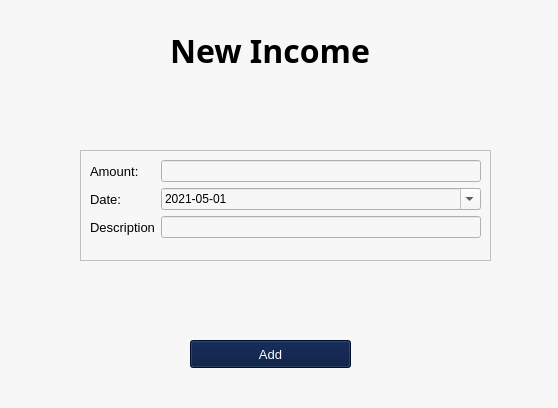
<?xml version="1.0" encoding="UTF-8"?>
<ui version="4.0">
 <class>newface</class>
 <widget class="QMainWindow" name="newface">
  <property name="geometry">
   <rect>
    <x>0</x>
    <y>0</y>
    <width>558</width>
    <height>408</height>
   </rect>
  </property>
  <property name="windowTitle">
   <string>New Screen</string>
  </property>
  <property name="styleSheet">
   <string notr="true">background-color: rgb(247, 247, 247);</string>
  </property>
  <widget class="QWidget" name="centralwidget">
   <widget class="QLabel" name="label">
    <property name="geometry">
     <rect>
      <x>170</x>
      <y>20</y>
      <width>251</width>
      <height>61</height>
     </rect>
    </property>
    <property name="font">
     <font>
      <family>Source Sans Pro</family>
      <pointsize>24</pointsize>
      <weight>75</weight>
      <bold>true</bold>
     </font>
    </property>
    <property name="styleSheet">
     <string notr="true"/>
    </property>
    <property name="text">
     <string>New Income</string>
    </property>
   </widget>
   <widget class="QPushButton" name="btn_add">
    <property name="geometry">
     <rect>
      <x>190</x>
      <y>340</y>
      <width>161</width>
      <height>28</height>
     </rect>
    </property>
    <property name="font">
     <font>
      <pointsize>10</pointsize>
     </font>
    </property>
    <property name="styleSheet">
     <string notr="true">background-color: rgb(0, 20, 61);
color: rgb(253, 253, 253);

</string>
    </property>
    <property name="text">
     <string>Add</string>
    </property>
   </widget>
   <widget class="QFrame" name="frame">
    <property name="geometry">
     <rect>
      <x>80</x>
      <y>150</y>
      <width>411</width>
      <height>111</height>
     </rect>
    </property>
    <property name="frameShape">
     <enum>QFrame::StyledPanel</enum>
    </property>
    <property name="frameShadow">
     <enum>QFrame::Raised</enum>
    </property>
    <layout class="QFormLayout" name="formLayout">
     <item row="0" column="0">
      <widget class="QLabel" name="label_2">
       <property name="font">
        <font>
         <pointsize>10</pointsize>
        </font>
       </property>
       <property name="styleSheet">
        <string notr="true"/>
       </property>
       <property name="text">
        <string>Amount:</string>
       </property>
      </widget>
     </item>
     <item row="0" column="1">
      <widget class="QLineEdit" name="amount">
       <property name="styleSheet">
        <string notr="true"/>
       </property>
      </widget>
     </item>
     <item row="1" column="0">
      <widget class="QLabel" name="label_3">
       <property name="font">
        <font>
         <pointsize>10</pointsize>
        </font>
       </property>
       <property name="styleSheet">
        <string notr="true"/>
       </property>
       <property name="text">
        <string>Date:</string>
       </property>
      </widget>
     </item>
     <item row="2" column="0">
      <widget class="QLabel" name="label_4">
       <property name="font">
        <font>
         <pointsize>10</pointsize>
        </font>
       </property>
       <property name="styleSheet">
        <string notr="true"/>
       </property>
       <property name="text">
        <string>Description</string>
       </property>
      </widget>
     </item>
     <item row="2" column="1">
      <widget class="QLineEdit" name="description">
       <property name="styleSheet">
        <string notr="true"/>
       </property>
      </widget>
     </item>
     <item row="1" column="1">
      <widget class="QDateEdit" name="date">
       <property name="styleSheet">
        <string notr="true"/>
       </property>
       <property name="displayFormat">
        <string>yyyy-MM-dd</string>
       </property>
       <property name="calendarPopup">
        <bool>true</bool>
       </property>
       <property name="date">
        <date>
         <year>2021</year>
         <month>5</month>
         <day>1</day>
        </date>
       </property>
      </widget>
     </item>
    </layout>
   </widget>
  </widget>
 </widget>
 <resources/>
 <connections/>
</ui>
